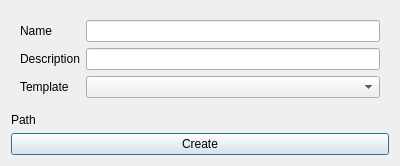
<?xml version="1.0" encoding="UTF-8"?>
<ui version="4.0">
 <class>Form</class>
 <widget class="QDialog" name="Form">
  <property name="geometry">
   <rect>
    <x>0</x>
    <y>0</y>
    <width>400</width>
    <height>156</height>
   </rect>
  </property>
  <property name="windowTitle">
   <string>Form</string>
  </property>
  <layout class="QVBoxLayout" name="verticalLayout">
   <item>
    <widget class="QWidget" name="widget" native="true">
     <layout class="QGridLayout" name="gridLayout">
      <item row="0" column="0">
       <widget class="QLabel" name="name_lbl">
        <property name="text">
         <string>Name</string>
        </property>
       </widget>
      </item>
      <item row="0" column="1">
       <widget class="QLineEdit" name="name_led"/>
      </item>
      <item row="1" column="0">
       <widget class="QLabel" name="description_lbl">
        <property name="text">
         <string>Description</string>
        </property>
       </widget>
      </item>
      <item row="1" column="1">
       <widget class="QLineEdit" name="description_led"/>
      </item>
      <item row="2" column="0">
       <widget class="QLabel" name="template_lbl">
        <property name="text">
         <string>Template</string>
        </property>
       </widget>
      </item>
      <item row="2" column="1">
       <widget class="QComboBox" name="template_cbx"/>
      </item>
     </layout>
    </widget>
   </item>
   <item>
    <widget class="QLabel" name="path_lbl">
     <property name="text">
      <string>Path</string>
     </property>
    </widget>
   </item>
   <item>
    <widget class="QPushButton" name="create_btn">
     <property name="text">
      <string>Create</string>
     </property>
    </widget>
   </item>
  </layout>
 </widget>
 <resources/>
 <connections/>
</ui>
